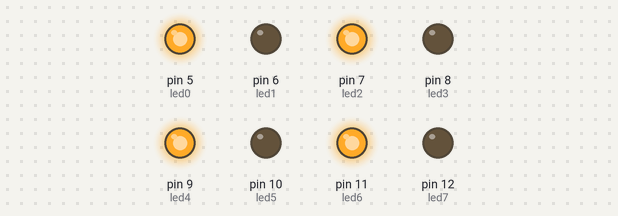
Simulated run of this sketch. Board: Arduino Uno, built with avr-gcc and run on an emulated ATmega328P. Shown: output pins drawn as LEDs (lit = HIGH).

Above: at 0.2 s.
At 1.7 s:
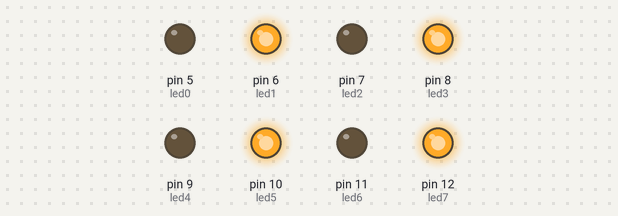
Timing chart, 0 to 3.0 s (numbered marks = the images above):
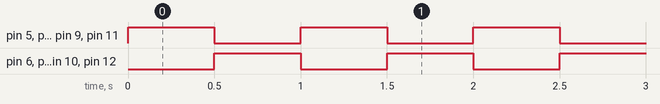

Measured:
- by itself, pin 5 (led0), pin 6 (led1), pin 7 (led2), pin 8 (led3), pin 9 (led4), pin 10 (led5), pin 11 (led6), pin 12 (led7): alternates HIGH for 0.50 s and LOW for 0.50 s

The sketch:

led_1.ino
```cpp
/**********************************************************************************
**                                                                               **
**                              Array de 8 LEDs                                  **
**                                                                               **
**                                                                               **
**********************************************************************************/

//********** Includes *************************************************************

//********** Variables ************************************************************
const int led0 = 5;          // donar nom al pin 5 de l’Arduino
const int led1 = 6;          // donar nom al pin 6 de l’Arduino
const int led2 = 7;          // donar nom al pin 7 de l’Arduino
const int led3 = 8;          // donar nom al pin 8 de l’Arduino
const int led4 = 9;          // donar nom al pin 9 de l’Arduino
const int led5 = 10;         // donar nom al pin 10 de l’Arduino
const int led6 = 11;         // donar nom al pin 11 de l’Arduino
const int led7 = 12;         // donar nom al pin 12 de l’Arduino

//********** Setup ****************************************************************
void setup()
{
  pinMode(led0, OUTPUT);     // definir el pin 5 com una sortida
  pinMode(led1, OUTPUT);     // definir el pin 6 com una sortida
  pinMode(led2, OUTPUT);     // definir el pin 7 com una sortida
  pinMode(led3, OUTPUT);     // definir el pin 8 com una sortida
  pinMode(led4, OUTPUT);     // definir el pin 9 com una sortida
  pinMode(led5, OUTPUT);     // definir el pin 10 com una sortida
  pinMode(led6, OUTPUT);     // definir el pin 11 com una sortida
  pinMode(led7, OUTPUT);     // definir el pin 12 com una sortida
}

//********** Loop *****************************************************************
void loop()
{
  digitalWrite(led0, HIGH);    // posar a 5V el pin 5
  digitalWrite(led1, 0);    // posar a 5V el pin 6
  digitalWrite(led2, HIGH);    // posar a 5V el pin 7
  digitalWrite(led3, 0);    // posar a 5V el pin 8
  digitalWrite(led4, HIGH);    // posar a 5V el pin 9
  digitalWrite(led5, 0);    // posar a 5V el pin 10
   digitalWrite(led6, HIGH);    // posar a 5V el pin 11
  digitalWrite(led7, 0);    // posar a 5V el pin 12

  delay(500);                  // es queden leds 500ms encesos

  digitalWrite(led0, LOW);     // posar a 0V el pin 5
  digitalWrite(led1, 1);     // posar a 0V el pin 6
  digitalWrite(led2, LOW);     // posar a 0V el pin 7
  digitalWrite(led3, 1);     // posar a 0V el pin 8
  digitalWrite(led4, LOW);     // posar a 0V el pin 9
  digitalWrite(led5, 1);     // posar a 0V el pin 10
  digitalWrite(led6, LOW);     // posar a 0V el pin 11
  digitalWrite(led7, 1);     // posar a 0V el pin 12

  delay(500);                  // es queden leds 500ms apagats
}

//********** Funcions *************************************************************
```
